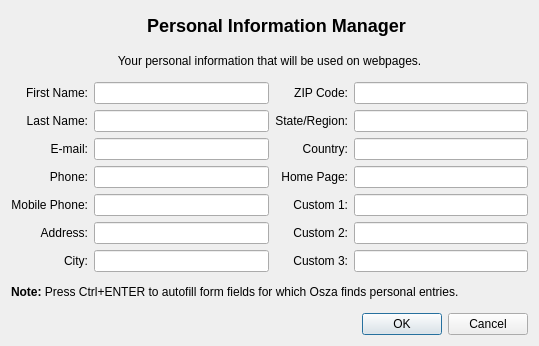
<?xml version="1.0" encoding="UTF-8"?>
<ui version="4.0">
 <class>PIM_Settings</class>
 <widget class="QDialog" name="PIM_Settings">
  <property name="geometry">
   <rect>
    <x>0</x>
    <y>0</y>
    <width>539</width>
    <height>346</height>
   </rect>
  </property>
  <property name="windowTitle">
   <string>PIM Settings</string>
  </property>
  <layout class="QVBoxLayout" name="verticalLayout">
   <item>
    <layout class="QHBoxLayout" name="horizontalLayout">
     <item>
      <spacer name="horizontalSpacer">
       <property name="orientation">
        <enum>Qt::Horizontal</enum>
       </property>
       <property name="sizeHint" stdset="0">
        <size>
         <width>40</width>
         <height>20</height>
        </size>
       </property>
      </spacer>
     </item>
     <item>
      <widget class="QLabel" name="label_2">
       <property name="pixmap">
        <pixmap resource="PIM_res.qrc">:/PIM/data/PIM.png</pixmap>
       </property>
      </widget>
     </item>
     <item>
      <widget class="QLabel" name="label">
       <property name="text">
        <string>&lt;h2&gt;Personal Information Manager&lt;/h2&gt;</string>
       </property>
      </widget>
     </item>
     <item>
      <spacer name="horizontalSpacer_2">
       <property name="orientation">
        <enum>Qt::Horizontal</enum>
       </property>
       <property name="sizeHint" stdset="0">
        <size>
         <width>40</width>
         <height>20</height>
        </size>
       </property>
      </spacer>
     </item>
    </layout>
   </item>
   <item>
    <widget class="QLabel" name="label_tip">
     <property name="text">
      <string>Your personal information that will be used on webpages.</string>
     </property>
     <property name="alignment">
      <set>Qt::AlignCenter</set>
     </property>
    </widget>
   </item>
   <item>
    <layout class="QGridLayout" name="gridLayout">
     <item row="0" column="0">
      <widget class="QLabel" name="label_firstname">
       <property name="text">
        <string>First Name:</string>
       </property>
       <property name="alignment">
        <set>Qt::AlignRight|Qt::AlignTrailing|Qt::AlignVCenter</set>
       </property>
      </widget>
     </item>
     <item row="0" column="1">
      <widget class="QLineEdit" name="pim_firstname"/>
     </item>
     <item row="1" column="0">
      <widget class="QLabel" name="label_lastname">
       <property name="text">
        <string>Last Name:</string>
       </property>
       <property name="alignment">
        <set>Qt::AlignRight|Qt::AlignTrailing|Qt::AlignVCenter</set>
       </property>
      </widget>
     </item>
     <item row="1" column="1">
      <widget class="QLineEdit" name="pim_lastname"/>
     </item>
     <item row="2" column="0">
      <widget class="QLabel" name="label_email">
       <property name="text">
        <string>E-mail:</string>
       </property>
       <property name="alignment">
        <set>Qt::AlignRight|Qt::AlignTrailing|Qt::AlignVCenter</set>
       </property>
      </widget>
     </item>
     <item row="2" column="1">
      <widget class="QLineEdit" name="pim_email"/>
     </item>
     <item row="3" column="0">
      <widget class="QLabel" name="label_phone">
       <property name="text">
        <string>Phone:</string>
       </property>
       <property name="alignment">
        <set>Qt::AlignRight|Qt::AlignTrailing|Qt::AlignVCenter</set>
       </property>
      </widget>
     </item>
     <item row="3" column="1">
      <widget class="QLineEdit" name="pim_phone"/>
     </item>
     <item row="4" column="0">
      <widget class="QLabel" name="label_mobile">
       <property name="text">
        <string>Mobile Phone:</string>
       </property>
       <property name="alignment">
        <set>Qt::AlignRight|Qt::AlignTrailing|Qt::AlignVCenter</set>
       </property>
      </widget>
     </item>
     <item row="4" column="1">
      <widget class="QLineEdit" name="pim_mobile"/>
     </item>
     <item row="5" column="0">
      <widget class="QLabel" name="label_address">
       <property name="text">
        <string>Address:</string>
       </property>
       <property name="alignment">
        <set>Qt::AlignRight|Qt::AlignTrailing|Qt::AlignVCenter</set>
       </property>
      </widget>
     </item>
     <item row="5" column="1">
      <widget class="QLineEdit" name="pim_address"/>
     </item>
     <item row="6" column="0">
      <widget class="QLabel" name="label_city">
       <property name="text">
        <string>City:</string>
       </property>
       <property name="alignment">
        <set>Qt::AlignRight|Qt::AlignTrailing|Qt::AlignVCenter</set>
       </property>
      </widget>
     </item>
     <item row="6" column="1">
      <widget class="QLineEdit" name="pim_city"/>
     </item>
     <item row="0" column="2">
      <widget class="QLabel" name="label_zip">
       <property name="text">
        <string>ZIP Code:</string>
       </property>
       <property name="alignment">
        <set>Qt::AlignRight|Qt::AlignTrailing|Qt::AlignVCenter</set>
       </property>
      </widget>
     </item>
     <item row="0" column="3">
      <widget class="QLineEdit" name="pim_zip"/>
     </item>
     <item row="1" column="2">
      <widget class="QLabel" name="label_state">
       <property name="text">
        <string>State/Region:</string>
       </property>
       <property name="alignment">
        <set>Qt::AlignRight|Qt::AlignTrailing|Qt::AlignVCenter</set>
       </property>
      </widget>
     </item>
     <item row="1" column="3">
      <widget class="QLineEdit" name="pim_state"/>
     </item>
     <item row="2" column="2">
      <widget class="QLabel" name="label_country">
       <property name="text">
        <string>Country:</string>
       </property>
       <property name="alignment">
        <set>Qt::AlignRight|Qt::AlignTrailing|Qt::AlignVCenter</set>
       </property>
      </widget>
     </item>
     <item row="2" column="3">
      <widget class="QLineEdit" name="pim_country"/>
     </item>
     <item row="3" column="2">
      <widget class="QLabel" name="label_homepage">
       <property name="text">
        <string>Home Page:</string>
       </property>
       <property name="alignment">
        <set>Qt::AlignRight|Qt::AlignTrailing|Qt::AlignVCenter</set>
       </property>
      </widget>
     </item>
     <item row="3" column="3">
      <widget class="QLineEdit" name="pim_homepage"/>
     </item>
     <item row="4" column="2">
      <widget class="QLabel" name="label_special1">
       <property name="text">
        <string>Custom 1:</string>
       </property>
       <property name="alignment">
        <set>Qt::AlignRight|Qt::AlignTrailing|Qt::AlignVCenter</set>
       </property>
      </widget>
     </item>
     <item row="4" column="3">
      <widget class="QLineEdit" name="pim_special1"/>
     </item>
     <item row="5" column="2">
      <widget class="QLabel" name="label_special2">
       <property name="text">
        <string>Custom 2:</string>
       </property>
       <property name="alignment">
        <set>Qt::AlignRight|Qt::AlignTrailing|Qt::AlignVCenter</set>
       </property>
      </widget>
     </item>
     <item row="5" column="3">
      <widget class="QLineEdit" name="pim_special2"/>
     </item>
     <item row="6" column="2">
      <widget class="QLabel" name="label_special3">
       <property name="text">
        <string>Custom 3:</string>
       </property>
       <property name="alignment">
        <set>Qt::AlignRight|Qt::AlignTrailing|Qt::AlignVCenter</set>
       </property>
      </widget>
     </item>
     <item row="6" column="3">
      <widget class="QLineEdit" name="pim_special3"/>
     </item>
    </layout>
   </item>
   <item>
    <widget class="QLabel" name="label_note">
     <property name="text">
      <string>&lt;b&gt;Note:&lt;/b&gt; Press Ctrl+ENTER to autofill form fields for which Osza finds personal entries.</string>
     </property>
    </widget>
   </item>
   <item>
    <widget class="QDialogButtonBox" name="buttonBox">
     <property name="orientation">
      <enum>Qt::Horizontal</enum>
     </property>
     <property name="standardButtons">
      <set>QDialogButtonBox::Cancel|QDialogButtonBox::Ok</set>
     </property>
    </widget>
   </item>
  </layout>
 </widget>
 <resources>
  <include location="PIM_res.qrc"/>
 </resources>
 <connections>
  <connection>
   <sender>buttonBox</sender>
   <signal>accepted()</signal>
   <receiver>PIM_Settings</receiver>
   <slot>accept()</slot>
   <hints>
    <hint type="sourcelabel">
     <x>248</x>
     <y>254</y>
    </hint>
    <hint type="destinationlabel">
     <x>157</x>
     <y>274</y>
    </hint>
   </hints>
  </connection>
  <connection>
   <sender>buttonBox</sender>
   <signal>rejected()</signal>
   <receiver>PIM_Settings</receiver>
   <slot>reject()</slot>
   <hints>
    <hint type="sourcelabel">
     <x>316</x>
     <y>260</y>
    </hint>
    <hint type="destinationlabel">
     <x>286</x>
     <y>274</y>
    </hint>
   </hints>
  </connection>
 </connections>
</ui>
